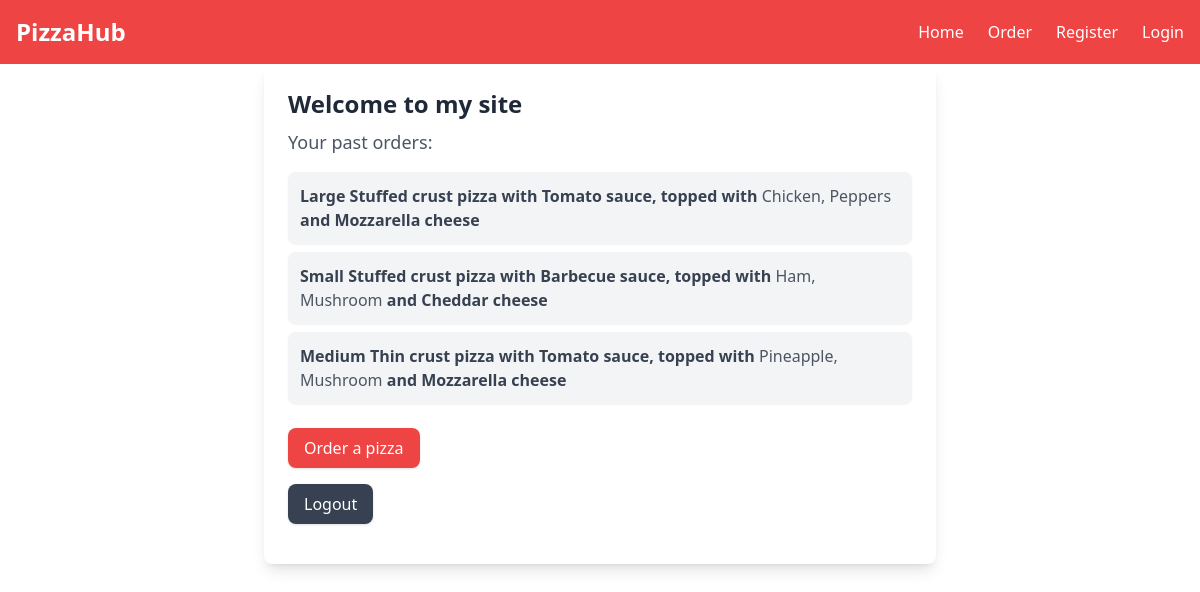
The app's page / (signed in) with its own data.
### pizzaOrder/models.py (models this page shows, shortened)
class PizzaOrder(models.Model):
    order_id = models.UUIDField(default=uuid.uuid4, editable=False)
    user = models.ForeignKey(User, on_delete=models.CASCADE, null=True)
    size = models.ForeignKey(PizzaSize, on_delete=models.CASCADE)
    crust = models.ForeignKey(CrustType, on_delete=models.CASCADE)
    sauce = models.ForeignKey(SauceType, on_delete=models.CASCADE)
    cheese = models.ForeignKey(CheeseType, on_delete=models.CASCADE)
    toppings = models.ManyToManyField(Topping)

class PizzaSize(models.Model):
    name = models.CharField(max_length=100, default="Medium")
    def __str__(self):
        return self.name

class CrustType(models.Model):
    name = models.CharField(max_length=100, default="Regular")
    def __str__(self):
        return self.name

class SauceType(models.Model):
    name = models.CharField(max_length=100, default="Tomato")
    def __str__(self):
        return self.name

class Topping(models.Model):
    name = models.CharField(max_length=100)

class CheeseType(models.Model):
    name = models.CharField(max_length=100, default="Mozzarella")
    def __str__(self):
        return self.name

### pizzaOrder/views.py (the view)
# urls.py: 2. Add a URL to urlpatterns:  path('', views.home, name='home')
def home(request):
    if request.user.is_authenticated:
        orders = PizzaOrder.objects.filter(user=request.user)
        return render(request, 'home.html', {'orders': orders})
    else:
        return redirect('login')

### pizzaOrder/templates/home.html (shortened to what this page needs)
{% extends 'base.html' %}
{% block content %}
<div class="max-w-2xl mx-auto p-6 bg-white shadow-lg rounded-lg">
    <p class="text-2xl font-bold text-gray-800">Welcome to my site</p>
    <p class="text-lg text-gray-600 mt-2">Your past orders:</p>
    <ul class="flex flex-col mt-4 space-y-2">
        {% for order in orders %}
        <li class="bg-gray-100 p-3 rounded-lg shadow-sm">
            <span class="font-semibold text-gray-700">{{ order.size }} {{order.crust}} crust pizza with {{order.sauce}} sauce, topped with </span>
            <span class="text-gray-600">
                {% for topping in order.toppings.all %}
                    {{ topping.name }}{% if not forloop.last %},{% endif %}
                {% endfor %}
            </span>
			<span class="font-semibold text-gray-700">
				and {{ order.cheese }} cheese
			</span>
        </li>
        {% empty %}
        <p class="text-gray-500">No past orders found.</p>
        {% endfor %}
    </ul>
    <a href="{% url 'create_pizza' %}"
       class="inline-block mt-6 bg-red-500 text-white px-4 py-2 rounded-lg shadow hover:bg-red-600 transition">
       Order a pizza
    </a>
    {% if user.is_authenticated %}
    <form action="{% url 'logout' %}" method="post" class="mt-4">
        <button type="submit"
                class="bg-gray-700 text-white px-4 py-2 rounded-lg shadow hover:bg-gray-800 transition">
            Logout
        </button>
    </form>
    {% else %}
    <p class="text-gray-500 mt-4">You are not logged in</p>
    <a href="{% url 'login' %}"
       class="inline-block mt-2 text-blue-500 hover:underline">
       Login
    </a>
    {% endif %}
</div>
{% endblock %}

### pizzaOrder/templates/base.html (shortened to what this page needs)
{% load static tailwind_tags %}
<html>
	<head>
		{% tailwind_css %}
  	</head>
	<body>
		<nav class="bg-red-500 p-4 flex justify-between items-center">
			<div class="text-white text-2xl font-bold">
				<a href="/">PizzaHub</a>
			</div>
			<ul class="flex space-x-6">
				<li><a href="/" class="text-white hover:text-gray-200">Home</a></li>
				<li><a href="/create_pizza" class="text-white hover:text-gray-200">Order</a></li>
				<li><a href="/register" class="text-white hover:text-gray-200">Register</a></li>
				<li><a href="/login" class="text-white hover:text-gray-200">Login</a></li>
			</ul>
		</nav>
	  {% block content %}
	  {% endblock %}
	</body>
</html>

### pizzaOrder/templates/base.html (style rules this page uses)
ul { list-style-type: none; margin: 0; padding: 0; }
li { display: inline; }

### records on screen
PizzaOrder: size "Large", crust "Stuffed", sauce "Tomato", cheese "Mozzarella"
Topping: name "Chicken"
Topping: name "Peppers"
PizzaOrder: size "Small", crust "Stuffed", sauce "Barbecue", cheese "Cheddar"
Topping: name "Ham"
Topping: name "Mushroom"
PizzaOrder: size "Medium", crust "Thin", sauce "Tomato", cheese "Mozzarella"
Topping: name "Pineapple"
